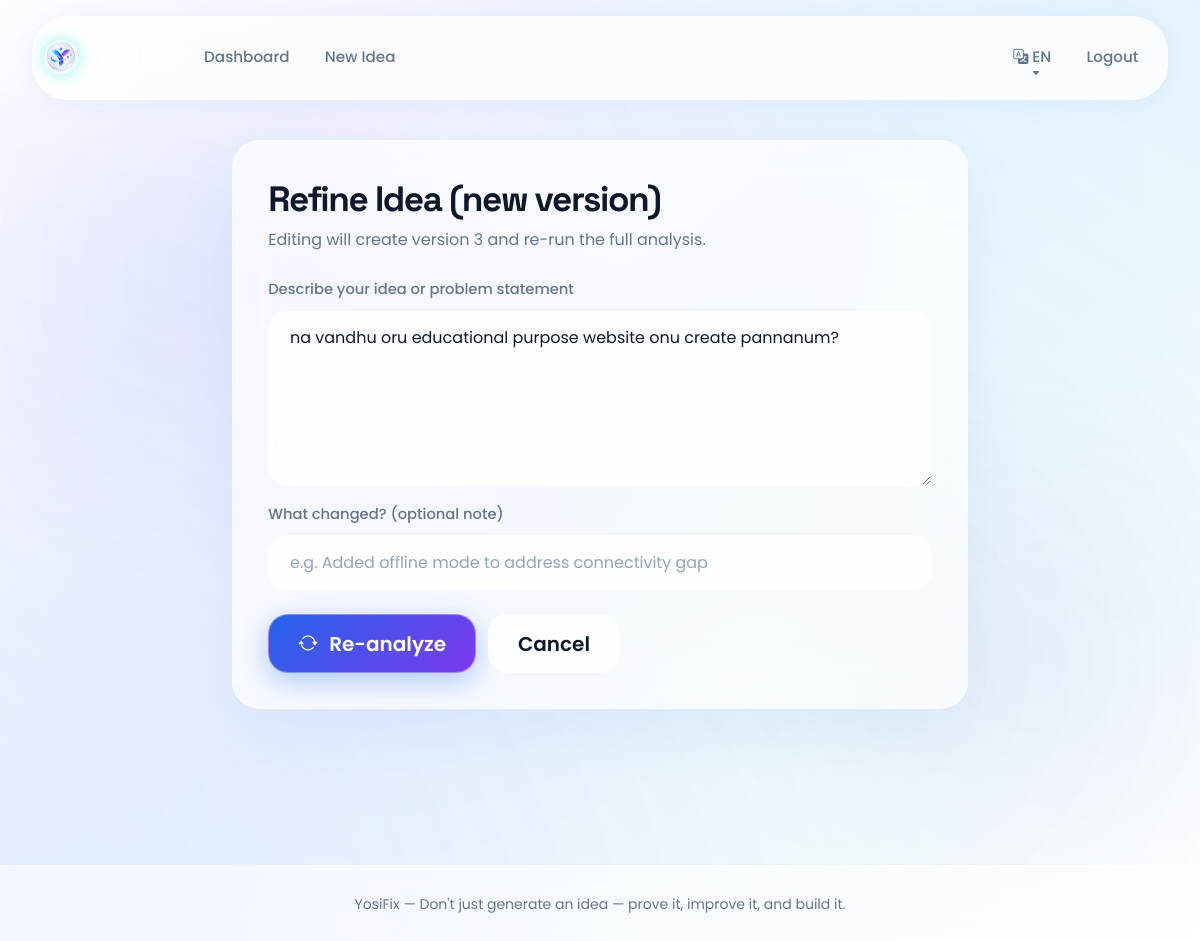
The app's page /idea/2/edit (signed in) with its own data.
### models.py (models this page shows)
class Idea(db.Model):
    __tablename__ = "ideas"
    id = db.Column(db.Integer, primary_key=True)
    user_id = db.Column(db.Integer, db.ForeignKey("users.id"), nullable=False)
    title = db.Column(db.String(200), nullable=False)
    raw_text = db.Column(db.Text, nullable=False)
    language = db.Column(db.String(5), default="en")
    domain = db.Column(db.String(80))
    domain_confidence = db.Column(db.Float, default=0.0)
    innovation_score = db.Column(db.Float, default=0.0)
    current_version = db.Column(db.Integer, default=1)
    created_at = db.Column(db.DateTime, default=utcnow)
    updated_at = db.Column(db.DateTime, default=utcnow, onupdate=utcnow)
    versions = db.relationship("IdeaVersion", backref="idea", lazy=True,
                                cascade="all, delete-orphan", order_by="IdeaVersion.version_num")
    analysis = db.relationship("AnalysisResult", backref="idea", lazy=True,
                                cascade="all, delete-orphan", uselist=False)
    prompts = db.relationship("PromptRecord", backref="idea", lazy=True,
                               cascade="all, delete-orphan")

### routes/idea.py (the view, shortened to what this page needs)
@bp.route("/<int:idea_id>/edit", methods=["GET", "POST"])
@login_required
def edit(idea_id):
    idea = Idea.query.filter_by(id=idea_id, user_id=current_user.id).first_or_404()
    return render_template("idea_edit.html", idea=idea, lang=current_lang(), t=t)

### app.py (called while the page is built)
def create_app(config_class=Config):
    app = Flask(__name__)
    app.config.from_object(config_class)
    try:
        instance_dir = os.path.join(app.root_path, "instance")
        os.makedirs(instance_dir, exist_ok=True)
    except Exception:
        pass
    db.init_app(app)
    login_manager.init_app(app)
    from models import User
    @login_manager.user_loader
    def load_user(user_id):
        return db.session.get(User, int(user_id))
    from routes.main import bp as main_bp
    from routes.auth import bp as auth_bp
    from routes.idea import bp as idea_bp
    app.register_blueprint(main_bp)
    app.register_blueprint(auth_bp)
    app.register_blueprint(idea_bp)
    @app.context_processor
    def inject_globals():
        return {"app_name": "YosiFix", "lang": session.get("lang", "en"), "t": translate}
    with app.app_context():
        db.create_all()
    return app

### modules/i18n.py (called while the page is built)
def t(key, lang="en"):
    lang = lang if lang in TRANSLATIONS else "en"
    return TRANSLATIONS[lang].get(key, TRANSLATIONS["en"].get(key, key))

### routes/idea.py (called while the page is built)
def current_lang():
    return session.get("lang", "en")

### templates/idea_edit.html (shortened to what this page needs)
{% extends "base.html" %}
{% block content %}
<div class="row justify-content-center">
  <div class="col-lg-8">
    <div class="glass-card">
      <h3 class="mb-1">{{ t('btn_edit_idea', lang) }}</h3>
      <p class="text-muted-custom mb-4">Editing will create version {{ idea.current_version + 1 }} and re-run the full analysis.</p>
      <form method="POST">
        <div class="mb-3">
          <label class="form-label">{{ t('label_idea_text', lang) }}</label>
          <textarea name="idea_text" class="form-control" rows="6" required>{{ idea.raw_text }}</textarea>
        </div>
        <div class="mb-4">
          <label class="form-label">What changed? (optional note)</label>
          <input type="text" name="change_note" class="form-control" placeholder="e.g. Added offline mode to address connectivity gap">
        </div>
        <button type="submit" class="btn btn-brand btn-lg"><i class="bi bi-arrow-repeat"></i> Re-analyze</button>
        <a href="{{ url_for('idea.result', idea_id=idea.id) }}" class="btn btn-outline-glass btn-lg ms-2">Cancel</a>
      </form>
    </div>
  </div>
</div>
{% endblock %}

### records on screen
Idea: idea.current_version+1 "3", idea_text "na vandhu oru educational purpose website onu create pannanum?"

### other values on screen
{{ t('nav_dashboard', lang) }} "Dashboard"
{{ t('nav_new_idea', lang) }} "New Idea"
{{ lang|upper }} "EN"
{{ t('nav_logout', lang) }} "Logout"
{{ t('btn_edit_idea', lang) }} "Refine Idea (new version)"
{{ t('label_idea_text', lang) }} "Describe your idea or problem statement"
{{ t('tagline', lang) }} "Don't just generate an idea — prove it, improve it, and build it."
